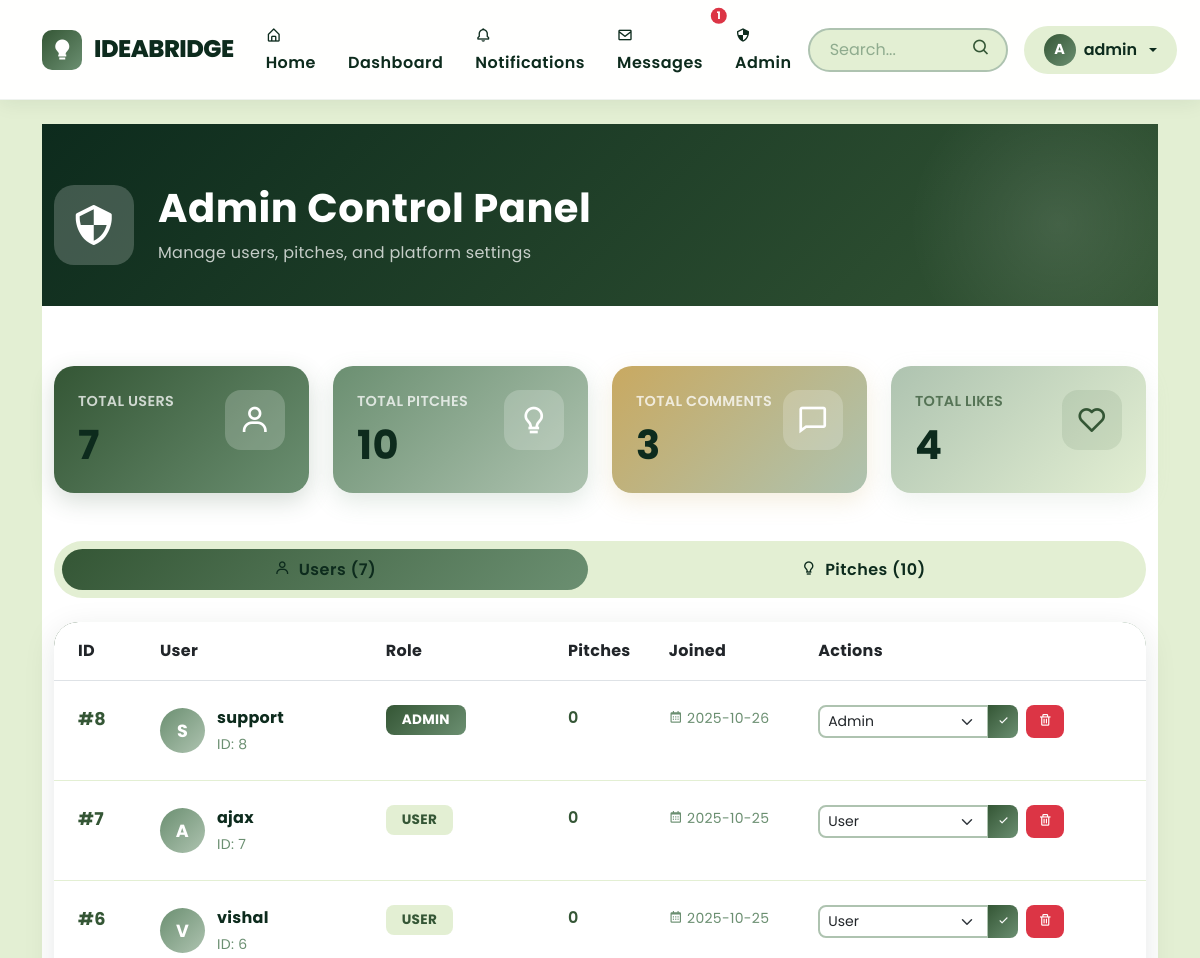
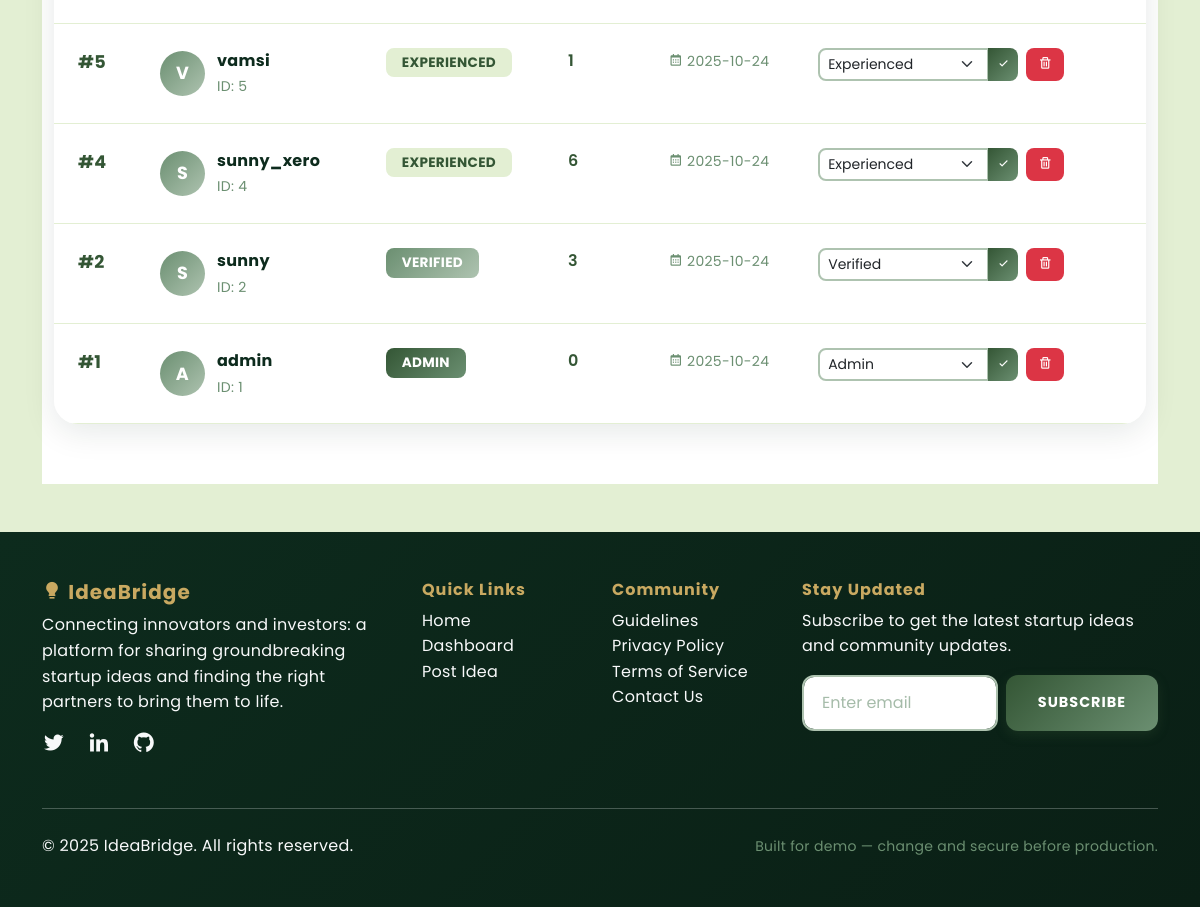
The page /admin (signed in) on the database its author committed (2 pictures, top to bottom).
### tables this page shows
CREATE TABLE users (id INTEGER PRIMARY KEY AUTOINCREMENT, username TEXT UNIQUE NOT NULL, password_hash TEXT NOT NULL, role TEXT NOT NULL DEFAULT "user", created_at TEXT);

### app.py (the view, shortened to what this page needs)
@app.route('/admin', methods=['GET','POST'])
@role_required(['admin'])
def admin():
    users = query_db('''SELECT u.id, u.username, u.role, u.created_at,
                       (SELECT COUNT(*) FROM pitches WHERE author_id = u.id) as pitch_count
                       FROM users u ORDER BY u.created_at DESC''')
    pitches = query_db('''SELECT p.*, u.username
                         FROM pitches p
                         JOIN users u ON p.author_id = u.id
                         ORDER BY p.created_at DESC''')
    total_users = len(users)
    total_pitches = len(pitches)
    total_comments = query_db('SELECT COUNT(*) as count FROM comments', one=True)['count']
    total_likes = query_db('SELECT COUNT(*) as count FROM likes', one=True)['count']
    return render_template('admin.html',
                          users=users,
                          pitches=pitches,
                          total_users=total_users,
                          total_pitches=total_pitches,
                          total_comments=total_comments,
                          total_likes=total_likes)

### app.py (called while the page is built)
def get_db():
    db = getattr(g, '_database', None)
    if db is None:
        db = g._database = sqlite3.connect(DB_PATH)
        db.row_factory = sqlite3.Row
    return db

@app.teardown_appcontext
def close_connection(exception):
    db = getattr(g, '_database', None)
    if db is not None:
        db.close()

def query_db(query, args=(), one=False):
    cur = get_db().execute(query, args)
    rv = cur.fetchall()
    cur.close()
    return (rv[0] if rv else None) if one else rv

def get_unread_count(user_id):
    result = query_db('SELECT COUNT(*) as count FROM notifications WHERE user_id = ? AND is_read = 0',
                      [user_id], one=True)
    return result['count'] if result else 0

@app.context_processor
def inject_notification_count():
    if session.get('user_id'):
        unread_notifications = get_unread_count(session['user_id'])
        unread_messages = query_db('SELECT COUNT(*) as count FROM messages WHERE receiver_id = ? AND is_read = 0',
                                   [session['user_id']], one=True)
        unread_messages_count = unread_messages['count'] if unread_messages else 0
        return {
            'notification_count': unread_notifications,
            'unread_count': unread_messages_count
        }
    return {'notification_count': 0, 'unread_count': 0}

def role_required(roles):
    def decorator(f):
        @wraps(f)
        def wrapped(*args, **kwargs):
            if 'user_id' not in session:
                return redirect(url_for('login'))
            user = query_db('SELECT * FROM users WHERE id = ?', [session['user_id']], one=True)
            if user is None or user['role'] not in roles:
                flash('Insufficient permissions.', 'error')
                return redirect(url_for('index'))
            return f(*args, **kwargs)
        return wrapped
    return decorator

### templates/admin.html (shortened to what this page needs)
{% extends "base.html" %}
{% block content %}
<section style="background: linear-gradient(135deg, #0D2B1D 0%, #345635 100%); padding: 60px 0 40px; position: relative; overflow: hidden;">
  <div style="position: absolute; top: -50px; right: -50px; width: 300px; height: 300px; background: radial-gradient(circle, rgba(255, 255, 255, 0.1) 0%, transparent 70%); border-radius: 50%;"></div>
  <div class="container position-relative">
    <div class="d-flex align-items-center justify-content-between">
      <div class="d-flex align-items-center">
        <div style="width: 80px; height: 80px; background: rgba(255,255,255,0.2); border-radius: 20px; display: flex; align-items: center; justify-content: center; margin-right: 24px;">
          <i class='bx bx-shield-quarter' style="font-size: 3rem; color: white;"></i>
        </div>
        <div>
          <h1 class="fw-bold mb-2 text-white">Admin Control Panel</h1>
          <p class="mb-0 text-white opacity-75">Manage users, pitches, and platform settings</p>
        </div>
      </div>
    </div>
  </div>
</section>
<section style="padding: 60px 0; background: white;">
  <div class="container">
    <div class="row g-4 mb-5">
      <div class="col-md-6 col-lg-3">
        <div class="card border-0 h-100" style="border-radius: 20px; background: linear-gradient(135deg, #345635 0%, #6B8F71 100%); box-shadow: 0 8px 24px rgba(52, 86, 53, 0.2);">
          <div class="card-body p-4 text-white">
            <div class="d-flex justify-content-between align-items-start">
              <div>
                <p class="mb-2 opacity-75" style="font-size: 0.9rem; font-weight: 600;">TOTAL USERS</p>
                <h2 class="mb-0 fw-bold" style="font-size: 2.5rem;">{{ total_users }}</h2>
              </div>
              <div style="width: 60px; height: 60px; background: rgba(255,255,255,0.2); border-radius: 16px; display: flex; align-items: center; justify-content: center;">
                <i class='bx bx-user' style="font-size: 2rem;"></i>
              </div>
            </div>
          </div>
        </div>
      </div>
      <div class="col-md-6 col-lg-3">
        <div class="card border-0 h-100" style="border-radius: 20px; background: linear-gradient(135deg, #6B8F71 0%, #AEC3B0 100%); box-shadow: 0 8px 24px rgba(107, 143, 113, 0.2);">
          <div class="card-body p-4 text-white">
            <div class="d-flex justify-content-between align-items-start">
              <div>
                <p class="mb-2 opacity-75" style="font-size: 0.9rem; font-weight: 600;">TOTAL PITCHES</p>
                <h2 class="mb-0 fw-bold" style="font-size: 2.5rem;">{{ total_pitches }}</h2>
              </div>
              <div style="width: 60px; height: 60px; background: rgba(255,255,255,0.2); border-radius: 16px; display: flex; align-items: center; justify-content: center;">
                <i class='bx bx-bulb' style="font-size: 2rem;"></i>
              </div>
            </div>
          </div>
        </div>
      </div>
      <div class="col-md-6 col-lg-3">
        <div class="card border-0 h-100" style="border-radius: 20px; background: linear-gradient(135deg, #C9A961 0%, #AEC3B0 100%); box-shadow: 0 8px 24px rgba(201, 169, 97, 0.2);">
          <div class="card-body p-4 text-white">
            <div class="d-flex justify-content-between align-items-start">
              <div>
                <p class="mb-2 opacity-75" style="font-size: 0.9rem; font-weight: 600;">TOTAL COMMENTS</p>
                <h2 class="mb-0 fw-bold" style="font-size: 2.5rem;">{{ total_comments }}</h2>
              </div>
              <div style="width: 60px; height: 60px; background: rgba(255,255,255,0.2); border-radius: 16px; display: flex; align-items: center; justify-content: center;">
                <i class='bx bx-comment' style="font-size: 2rem;"></i>
              </div>
            </div>
          </div>
        </div>
      </div>
      <div class="col-md-6 col-lg-3">
        <div class="card border-0 h-100" style="border-radius: 20px; background: linear-gradient(135deg, #AEC3B0 0%, #E3EFD3 100%); box-shadow: 0 8px 24px rgba(174, 195, 176, 0.2);">
          <div class="card-body p-4" style="color: #345635;">
            <div class="d-flex justify-content-between align-items-start">
              <div>
                <p class="mb-2 opacity-75" style="font-size: 0.9rem; font-weight: 600;">TOTAL LIKES</p>
                <h2 class="mb-0 fw-bold" style="font-size: 2.5rem;">{{ total_likes }}</h2>
              </div>
              <div style="width: 60px; height: 60px; background: rgba(52, 86, 53, 0.1); border-radius: 16px; display: flex; align-items: center; justify-content: center;">
                <i class='bx bx-heart' style="font-size: 2rem;"></i>
              </div>
            </div>
          </div>
        </div>
      </div>
    </div>
    <ul class="nav nav-pills mb-4" style="background: #E3EFD3; padding: 8px; border-radius: 50px;">
      <li class="nav-item flex-fill">
        <a class="nav-link active text-center" data-bs-toggle="pill" href="#users" style="border-radius: 50px; font-weight: 600;">
          <i class='bx bx-user me-2'></i>Users ({{ users|length }})
        </a>
      </li>
      <li class="nav-item flex-fill">
        <a class="nav-link text-center" data-bs-toggle="pill" href="#pitches" style="border-radius: 50px; font-weight: 600;">
          <i class='bx bx-bulb me-2'></i>Pitches ({{ pitches|length }})
        </a>
      </li>
    </ul>
    <div class="tab-content">
      <div class="tab-pane fade show active" id="users">
        <div class="card border-0" style="border-radius: 24px; box-shadow: 0 8px 32px rgba(13, 43, 29, 0.1);">
          <div class="card-body p-0">
            <div class="table-responsive">
              <table class="table mb-0">
                <thead style="background: linear-gradient(135deg, #345635 0%, #6B8F71 100%); color: white;">
                  <tr>
                    <th class="px-4 py-3" style="border-radius: 24px 0 0 0;">ID</th>
                    <th class="py-3">User</th>
                    <th class="py-3">Role</th>
                    <th class="py-3">Pitches</th>
                    <th class="py-3">Joined</th>
                    <th class="py-3" style="border-radius: 0 24px 0 0;">Actions</th>
                  </tr>
                </thead>
                <tbody>
                  {% for u in users %}
                  <tr style="border-bottom: 1px solid #E3EFD3;">
                    <td class="px-4 py-4">
                      <span class="fw-bold" style="color: #345635; font-size: 1.1rem;">#{{ u['id'] }}</span>
                    </td>
                    <td class="py-4">
                      <div class="d-flex align-items-center">
                        <div style="width: 45px; height: 45px; border-radius: 50%; background: linear-gradient(135deg, #6B8F71, #AEC3B0); display: flex; align-items: center; justify-content: center; margin-right: 12px;">
                          <span class="fw-bold" style="color: white; font-size: 1.1rem;">{{ u['username'][0].upper() }}</span>
                        </div>
                        <div>
                          <p class="mb-0 fw-bold" style="color: #0D2B1D;">{{ u['username'] }}</p>
                          <small class="text-muted">ID: {{ u['id'] }}</small>
                        </div>
                      </div>
                    </td>
                    <td class="py-4">
                      <span class="badge px-3 py-2" style="background: {% if u['role'] == 'admin' %}linear-gradient(135deg, #345635, #6B8F71){% elif u['role'] == 'verified' %}linear-gradient(135deg, #6B8F71, #AEC3B0){% else %}#E3EFD3{% endif %}; color: {% if u['role'] in ['admin', 'verified'] %}white{% else %}#345635{% endif %}; border-radius: 8px; font-size: 0.85rem;">
                        {{ u['role'].upper() }}
                      </span>
                    </td>
                    <td class="py-4">
                      <span class="fw-semibold" style="color: #345635;">{{ u['pitch_count'] }}</span>
                    </td>
                    <td class="py-4">
                      <small class="text-muted">
                        <i class='bx bx-calendar me-1'></i>{{ u['created_at'][:10] if u['created_at'] }}
                      </small>
                    </td>
                    <td class="py-4">
                      <div class="d-flex gap-2">
                        <form method="post" class="d-inline-block">
                          <div class="input-group input-group-sm" style="width: 200px;">
                            <select name="newrole" class="form-select" style="border-radius: 8px 0 0 8px; border: 2px solid #AEC3B0;">
                              <option value="user" {% if u['role'] == 'user' %}selected{% endif %}>User</option>
                              <option value="verified" {% if u['role'] == 'verified' %}selected{% endif %}>Verified</option>
                              <option value="experienced" {% if u['role'] == 'experienced' %}selected{% endif %}>Experienced</option>
                              <option value="admin" {% if u['role'] == 'admin' %}selected{% endif %}>Admin</option>
                            </select>
                            <button type="submit" class="btn btn-sm" style="background: linear-gradient(135deg, #345635, #6B8F71); color: white; border: none; border-radius: 0 8px 8px 0;">
                              <i class='bx bx-check'></i>
                            </button>
                          </div>
                        </form>
                        <form method="post" class="d-inline-block" onsubmit="return confirm('Delete user {{ u['username'] }}? This will also delete all their pitches and comments.')">
                          <button type="submit" class="btn btn-sm" style="background: #dc3545; color: white; border: none; border-radius: 8px; padding: 6px 12px;">
                            <i class='bx bx-trash'></i>
                          </button>
                        </form>
                      </div>
                    </td>
                  </tr>
                  {% endfor %}
                </tbody>
              </table>
            </div>
          </div>
        </div>
      </div>
    </div>
  </div>
</section>
{% endblock %}

### static/style.css (style rules this page uses)
:root { --emerald-deep: #0D2B1D; --emerald-forest: #345635; --emerald-sage: #6B8F71; --emerald-mint: #AEC3B0; --emerald-cream: #E3EFD3; --gold-accent: #C9A961; }
* { margin: 0; padding: 0; box-sizing: border-box; }
body { font-family: 'Poppins', sans-serif; background-color: var(--emerald-cream); color: var(--emerald-deep); line-height: 1.6; letter-spacing: 0.3px; }
.navbar-brand, .nav-link { color: var(--emerald-deep) !important; font-weight: 600; letter-spacing: 0.5px; transition: all 0.3s ease; }
.card { border: none; border-radius: 16px; box-shadow: 0 8px 24px rgba(13, 43, 29, 0.08); transition: all 0.4s cubic-bezier(0.4, 0, 0.2, 1); background: #ffffff; overflow: hidden; }
.btn { transition: all 0.3s cubic-bezier(0.4, 0, 0.2, 1); }
.text-muted { color: var(--emerald-sage) !important; }
h1, h2, h3, h4, h5, h6 { color: var(--emerald-deep); font-weight: 700; letter-spacing: 0.5px; }
.table { border-radius: 12px; overflow: hidden; box-shadow: 0 4px 12px rgba(13, 43, 29, 0.08); }
.table thead { background: linear-gradient(135deg, var(--emerald-forest) 0%, var(--emerald-sage) 100%); color: var(--emerald-cream); }
html { scroll-behavior: smooth; }

### templates/admin.html (style rules this page uses)
.nav-pills .nav-link { color: #345635; transition: all 0.3s ease; }
.nav-pills .nav-link.active { background: linear-gradient(135deg, #345635, #6B8F71); color: white; }

### rows shown on the page
users: id "8", username "S", username "support", role "ADMIN", pitch_count "0", created_at "2025-10-26", newrole "Admin"
users: id "7", username "A", username "ajax", role "USER", pitch_count "0", created_at "2025-10-25", newrole "User"
users: id "6", username "V", username "vishal", role "USER", pitch_count "0", created_at "2025-10-25", newrole "User"
users: id "5", username "V", username "vamsi", role "EXPERIENCED", pitch_count "1", created_at "2025-10-24", newrole "Experienced"
users: id "4", username "S", username "sunny_xero", role "EXPERIENCED", pitch_count "6", created_at "2025-10-24", newrole "Experienced"
users: id "2", username "S", username "sunny", role "VERIFIED", pitch_count "3", created_at "2025-10-24", newrole "Verified"
users: id "1", username "A", username "admin", role "ADMIN", pitch_count "0", created_at "2025-10-24", newrole "Admin"

### other values the page prints
{{ unread_count }} "1"
{{ session.get('username')[0].upper() }} "A"
{{ session.get('username') }} "admin"
{{ total_users }} "7"
{{ total_pitches }} "10"
{{ total_comments }} "3"
{{ total_likes }} "4"
{{ users|length }} "7"
{{ pitches|length }} "10"
